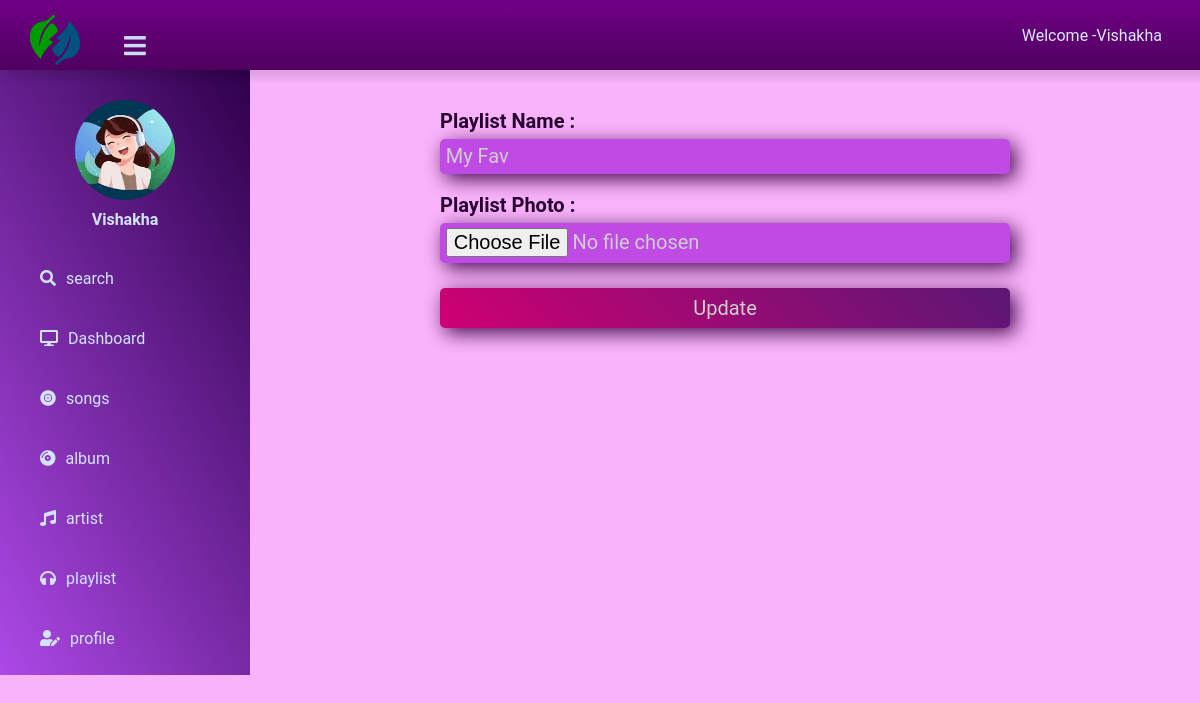
/update_playlist.php?playlistid=1 (signed in), run on the app's committed database.
### tables this page shows
CREATE TABLE `users` (
  `userid` int(8) NOT NULL,
  `username` varchar(255) NOT NULL,
  `fname` text NOT NULL,
  `lname` text NOT NULL,
  `email` varchar(255) NOT NULL,
  `password` varchar(255) NOT NULL,
  `photo` varchar(255) NOT NULL
);

CREATE TABLE `playlist` (
  `playlistid` int(8) NOT NULL,
  `playlistname` varchar(255) NOT NULL,
  `userid` int(8) NOT NULL,
  `playlist_img` varchar(255) NOT NULL
);

### update_playlist.php (the view, shortened to what this page needs)
<?php include 'user_header.php'; ?>
<?php
$id = $_GET['playlistid'];
$sql1 = "SELECT * FROM playlist WHERE playlistid = '".$id."' ";
$result = mysqli_query($con , $sql1);
if($result){
    $row= mysqli_fetch_array($result);
}
else {
    echo "this is not working";
}
?>
<link rel="stylesheet" href="css/edit_profile.css">
<body class="this">
    <div class="form">
        <center>
            <form action="#" method="post" enctype="multipart/form-data">
                <div class="form-field">
                    <label for="playlistname">Playlist Name :</label>
                    <input type="text" name="playlistname"  value="<?php echo $row['playlistname']; ?>"   placeholder="Enter playlist">
                </div>
                <div class="form-field">
                    <label for="playlist_img">Playlist Photo :</label>
                    <input type="file" name="photo" placeholder="Choose playlist image">
                </div>
                <div class="form-field">
                    <input class="btn" type="submit" name="update" value="Update">
                </div>
            </form>
        </center>
    </div>
</body>
<?php include 'footer.php'; ?>

### user_header.php (shortened to what this page needs)
<?php include 'includes/db.php'; ?>
<?php
$username= $_SESSION["username"];
$sql = "SELECT * FROM `users` WHERE `username` = '$username'";
$result = mysqli_query($con , $sql);
if($result -> num_rows == 1 ){
    while($row = $result->fetch_assoc()){
    ?>
<!DOCTYPE html>
<html>
    <head>
        <link rel="stylesheet" href="https://cdnjs.cloudflare.com/ajax/libs/font-awesome/5.15.3/css/all.min.css">
        <link rel="stylesheet" href="css/user_header.css">
    </head>
    <body>
        <header>
            <div class="head">
                <div class="logo_box">
                    <img class="logo" src="image/music-magpie-leaf-logo.png" alt="icon">
                    <label for="check">
                        <i class="fas fa-bars" id="sidebar_btn"></i>
                    </label>
                </div>
                <div class="username">
                    <span>Welcome -<p> <?php echo $row['fname']; ?></p></span>
                </div>
            </div>
        </header>
        <div class="sidebar">
            <div class="pro">
            <center>
                <img src="<?php echo $row['photo']; ?>" class="profile_image" alt="profile">
                <h4><?php echo $row['fname']; ?> </h4>
            </center>
            </div>
            <a href="search.php"><i class="fas fa-search"></i><span>search</span></a>
            <a href="user_dashboard.php"><i class="fas fa-desktop"></i><span>Dashboard</span></a>
            <a href="songs.php"><i class="fas fa-record-vinyl"></i><span>songs</span></a>
            <a href="album.php"><i class="fas fa-compact-disc"></i><span>album</span></a>
            <a href="artist.php"><i class="fas fa-music"></i><span>artist</span></a>
            <a href="playlist.php"><i class="fas fa-headphones"></i><span>playlist</span></a>
            <a href="edit_profile.php"><i class="fas fa-user-edit"></i><span>profile</span></a>
            <a href="user_logout.php"><i class="fas fa-sign-out-alt"></i><span>logout</span></a>
        </div>
        <div class="content">
            <?php
                    }
                }
                else{
                    echo "Check your username!!";
                }
            ?>

### css/user_header.css (style rules this page uses)
* { margin: 0; padding: 0; font-family: "Roboto", sans-serif; }
header .head { width: 96%; position: fixed; z-index: 99; height: 70px; padding: 0 30px; background: linear-gradient( #700086, #4f005f); display: flex; align-items: center; justify-content: space-between; box-shadow: 7px 7px 7px 1px rgba(0, 0, 0, 0.1); }
header .head .logo { position: relative; margin-top: 25px; width: 50px; height: 50px; }
header .head .username span { display: flex; margin-right: 20px; color: #dceaff; }
.sidebar { z-index: 1; background-image: linear-gradient(60deg, #ad49e7, #2f004b); margin-top: 70px; padding-top: 30px; position: fixed; left: 0; width: 250px; height: 575px; transition: 0.5s; transition-property: left; overflow-y: scroll; overflow-x: hidden }
.sidebar .profile_image { width: 100px; height: 100px; border-radius: 100px; margin-bottom: 10px; }
.sidebar h4 { color: #d2e4ff; margin-top: 0; margin-bottom: 20px; }
.sidebar a { color: #d2e4ff; display: block; width: 100%; line-height: 60px; text-decoration: none; padding-left: 40px; box-sizing: border-box; transition: 0.2s; transition-property: border-radius; }
.sidebar i { padding-right: 10px; }
label #sidebar_btn { z-index: 1; color: #cadbf3; position: relative; cursor: pointer; left: 20px; top: -10px; width: 50px; height: 50px; font-size: 25px; margin: 5px 20px; transition: 0.3s; transition-property: color; }
.content { margin-left: 250px; font-family: monotype corsiva, Arial, Helvetica, sans-serif !important; background-position: center; background-size: cover; height: auto; padding-top: 70px; transition: 0.5s; }

### css/edit_profile.css (style rules this page uses)
body { background-color: rgb(248, 179, 250); }
.form { display: flex; flex-direction: column; justify-content: space-around; text-align: center; margin-top: 20px; }
.form .form-field { display: flex; flex-direction: column; justify-content: space-around; text-align: left; margin: 2%; width: 60%; font-size: 20px; font-weight: bolder; color: rgb(39, 0, 49); }
input { margin-top: 1%; padding: 1%; font-size: 20px; border: none; border-radius: 5px; background-color: rgb(192, 74, 228); color: rgb(206, 206, 206); box-shadow: 5px 5px 19px rgb(67, 8, 78); }
.form .form-field .btn { height: 40px; background-image: linear-gradient(45deg, rgb(207, 0, 114), rgba(45, 0, 66, 0.692)); }

### update_playlist.php (style rules this page uses)
body { font-family: fangsong; background-color: #212156; color: #c7c5e6; }
.fa, .fab, .fad, .fal, .far, .fas { line-height: 2.5 !important; }

### data on the page
users: fname "Vishakha", photo (picture)
playlist: playlistname "My Fav"
